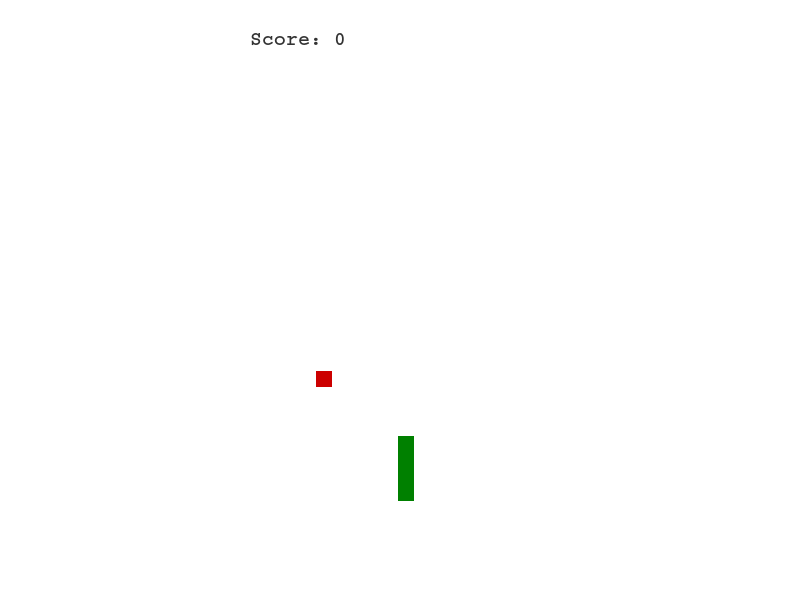

This chart was generated by the following MATLAB code: (Note: this script raises an error after producing the figure.)
clear all
close all
clc

n = 30;
m = 20;

snake.Dir = [0; 1];
snake.XData = floor(m/2)*ones(1,4);
snake.YData = (1:4)+2;

food.X = randi([1, m]);
food.Y = randi([10, n]);

S = ones(n, m);
S(n*(snake.XData-1) + snake.YData) = 2;
S(food.Y, food.X) = 3;


screen = get(0, 'ScreenSize');
scr.w = screen(3);
scr.h = screen(4);

figPos = [floor((scr.w-(m/n)*scr.h/2)/2), scr.h/4, (m/n)*scr.h/2, scr.h/2];

handles.Fig = figure(...
    'Position', figPos,...
    'MenuBar', 'no',...
    'Color', 0.85*[1 1 1],...
    'Name', 'Snake',...
    'NumberTitle', 'off',...
    'Colormap', [1, 1, 1; 0, 0.5, 0; 0.8, 0, 0; 1, 0.5, 0],...
    'UserData', snake);

menu.Main = uimenu('Label', 'File');
menu.NewGame = uimenu(menu.Main, 'Label', 'New Game');
uimenu(menu.Main, 'Label', 'Ranking', 'Checked', 'on')

axes('Visible', 'off',...
     'DataAspectRatio', [1 1 1])

 
 
handles.Img = image('CData', S, 'HitTest', 'off');
axis('image')


score = 0;
handles.Score = text(...
    'String', sprintf('Score: %i', score),...
    'Color', 0.2*[1, 1, 1],...
    'FontSize', 14,...
    'FontName', 'Courier',...
    'FontWeight', 'Bold',...
    'VerticalAlignment', 'bottom',...
    'Position', [0.5, n+0.5],...
    'UserData', score);
handles.GO = text(...
    'String', ' G A M E    O V E R ',...
    'Color', 0.95*[1, 1, 1],...
    'BackGround', 0.2*[1, 1, 1],...
    'FontSize', 16,...
    'FontName', 'Times',...
    'FontWeight', 'Bold',...
    'VerticalAlignment', 'bottom',...
    'HorizontalAlignment', 'center',...
    'Visible', 'off',...
    'Position', [(m+1)/2,2*n/3],...
    'UserData', score);

handles.Timer = timer(...
    'ExecutionMode', 'fixedRate',...
    'Period', 0.1);

set(handles.Timer, 'TimerFcn', {@nextSnake, handles})
set(handles.Fig,...
    'KeyPressFcn', {@keyPress, handles});
set(handles.Img, 'UserData', food)
set(menu.NewGame, 'Callback', 'resetSnake([], [], handles)')
